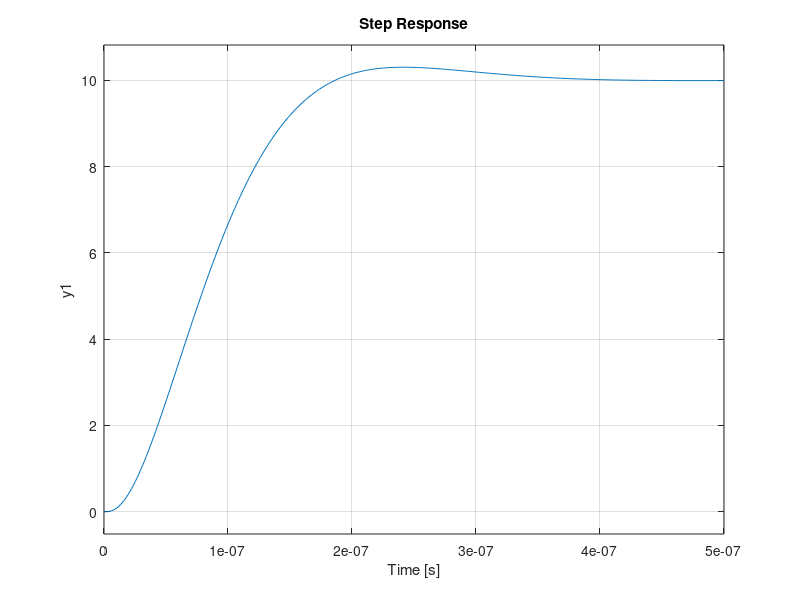

Reproduce this figure in MATLAB. (Note: this script raises an error after producing the figure.)
clc; clear; close all;

% ==========================
%   BLOQUE N°1: AO1 - VFA
% ==========================
Ad  = 100E3;              %  Ganancia Diferencial en veces
wp1 = 2 * pi * 10;        %  1er Polo
wp2 = 2 * pi * 5.06E6;    %  2do Polo

num_1 = Ad * wp1 * wp2;
den_1 = [1 (wp1 + wp2) (wp1 * wp2)];
G1    = tf(num_1, den_1);

% ==========================
%   BLOQUE N°2: AO2 - CFA
% ==========================
Av  = 20;                  %  Ganancia 
wpx = 2 * pi * 33.34E6;    %  Polo

num_2 = Av * wpx;
den_2 = [1 wpx];
G2    = tf(num_2, den_2);

% ===================
%   REALIMENTACIÓN
% ===================
K = 1/10;

% ===========================
%   AMPLIFICADOR COMPUESTO
% ===========================
GLA = G1 * G2;
GLC = feedback(GLA, K);

% ==================================
%   RESPUESTA AL ESCALÓN UNITARIO
% ==================================
step(GLC);
stepinfo(GLC);